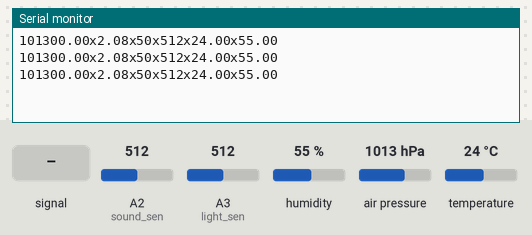
The sketch below on a simulated Arduino Uno, built with avr-gcc and run on an emulated ATmega328P. On the bench: the last lines printed to the serial monitor. The inputs (shaded band) are chosen by the test bench; at power-on: humidity 55 %, air pressure 1013 hPa, A2 (sound_sen) = 512, A3 (light_sen) = 512, temperature 24 °C.

Above: at 1.2 s.
1.3 s: A2 (sound_sen) fed a 200 Hz sine of ±81 counts around its level
At 2.0 s:
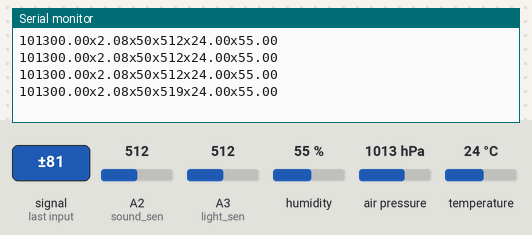
2.8 s: humidity set to 22 %
At 3.5 s:
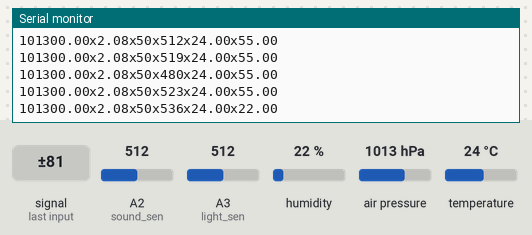
4.3 s: air pressure set to 952 hPa
At 5.0 s:
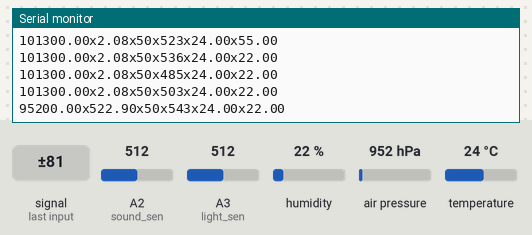
5.8 s: A2 (sound_sen) set to 716
At 6.6 s:
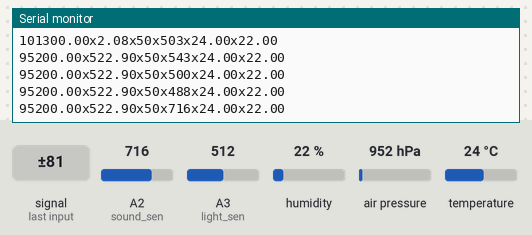
7.3 s: A3 (light_sen) set to 716
At 7.3 s:
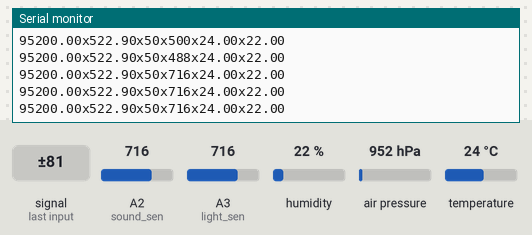
8.8 s: temperature set to 12 °C
At 8.8 s:
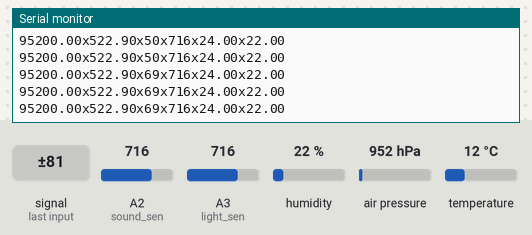
Timing chart, 0 to 11.3 s (numbered marks = the images above; inputs shaded):
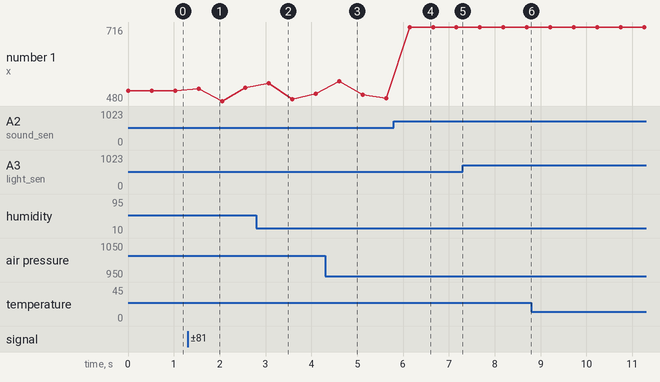

Measured:
- after the input at 1.3 s, the serial monitor: prints a new line after 0.24 s (image 1)
- after the input at 2.8 s, the serial monitor: prints a new line after 0.27 s (image 2)
- after the input at 4.3 s, the serial monitor: prints a new line after 0.31 s (image 3)
- after the input at 5.8 s, the serial monitor: prints a new line after 0.34 s (image 4)
- plotted number 1: 512 → 523 after the input at 1.3 s, 503 → 488 after the input at 4.3 s, 488 → 716 after the input at 5.8 s

The sketch:

Sensors_Data_Output.ino
```cpp
#include "Arduino_SensorKit.h"
int light_sen = A3;
int sound_sen = A2;
float pressure;
void setup() {
  Serial.begin(9600);
  Pressure.begin();
  Environment.begin();
}

void loop() {
  // Light Sensor
  int raw_light = analogRead(light_sen);
  int light = map(raw_light, 0, 1023, 0, 100);

  // Sound Sensor
  int soundValue = 0;
  for (int i = 0; i < 32; i++)
  { soundValue += analogRead(sound_sen);  }
  soundValue >>= 5;

  //Printing Values


  Serial.print(Pressure.readPressure());
  Serial.print("x");

  Serial.print(Pressure.readAltitude());
  Serial.print("x");

  Serial.print(light);
  Serial.print("x");

  Serial.print(soundValue);
  Serial.print("x");

  Serial.print(Environment.readTemperature());
  Serial.print("x");

  Serial.println(Environment.readHumidity());

  delay(500);
}
```
